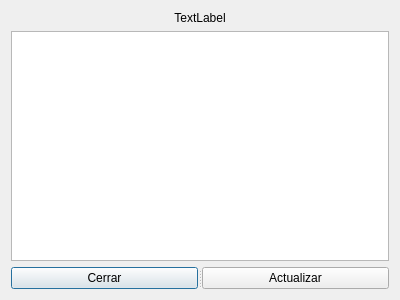
<?xml version="1.0" encoding="UTF-8"?>
<ui version="4.0">
 <class>Stock</class>
 <widget class="QDialog" name="Stock">
  <property name="geometry">
   <rect>
    <x>0</x>
    <y>0</y>
    <width>400</width>
    <height>300</height>
   </rect>
  </property>
  <property name="windowTitle">
   <string>Dialog</string>
  </property>
  <layout class="QVBoxLayout" name="verticalLayout">
   <item>
    <widget class="QLabel" name="label">
     <property name="text">
      <string>TextLabel</string>
     </property>
     <property name="alignment">
      <set>Qt::AlignCenter</set>
     </property>
    </widget>
   </item>
   <item>
    <widget class="QTableView" name="tableView"/>
   </item>
   <item>
    <widget class="QSplitter" name="splitter">
     <property name="orientation">
      <enum>Qt::Horizontal</enum>
     </property>
     <widget class="QPushButton" name="pushButtonCerrar">
      <property name="text">
       <string>Cerrar</string>
      </property>
     </widget>
     <widget class="QPushButton" name="pushButtonActualizar">
      <property name="text">
       <string>Actualizar</string>
      </property>
     </widget>
    </widget>
   </item>
  </layout>
 </widget>
 <resources/>
 <connections>
  <connection>
   <sender>pushButtonCerrar</sender>
   <signal>clicked()</signal>
   <receiver>Stock</receiver>
   <slot>accept()</slot>
   <hints>
    <hint type="sourcelabel">
     <x>129</x>
     <y>286</y>
    </hint>
    <hint type="destinationlabel">
     <x>396</x>
     <y>266</y>
    </hint>
   </hints>
  </connection>
 </connections>
</ui>
